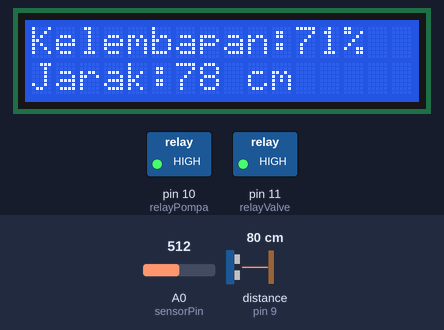
Simulated run of this sketch. Board: Arduino Uno, built with avr-gcc and run on an emulated ATmega328P. Shown: 16×2 character LCD, switched loads named in the sketch (green lamp = pin HIGH). Wiring (inferred from the names in the program): ultrasonic range finder: trigger pin 8; echo pin 9. The test bench sets the inputs (shaded band); at power-on: distance to the obstacle (sensor on pin 9) 80 cm, A0 (sensorPin) = 512. The echo pulse lasts 58.3 µs per cm; pins used as bus, display or sensor lines are not drawn; what the sketch prints to the serial monitor is not drawn.

Above: at 3.2 s.
3.3 s: distance to the obstacle (sensor on pin 9) set to 7 cm
At 5.4 s:
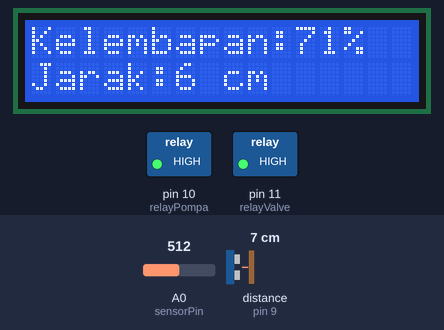
5.7 s: distance to the obstacle (sensor on pin 9) set to 4 cm
At 7.1 s:
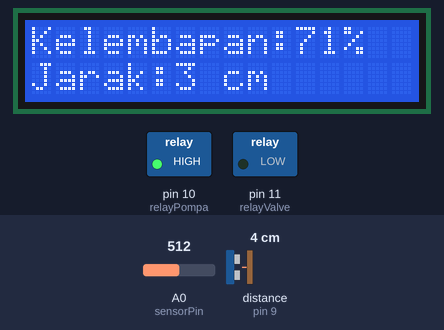
7.9 s: A0 (sensorPin) set to 805
At 9.7 s:
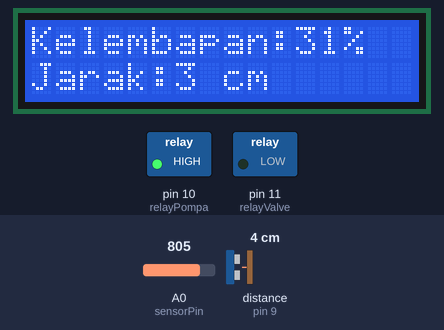
10.0 s: A0 (sensorPin) set to 828
At 11.4 s:
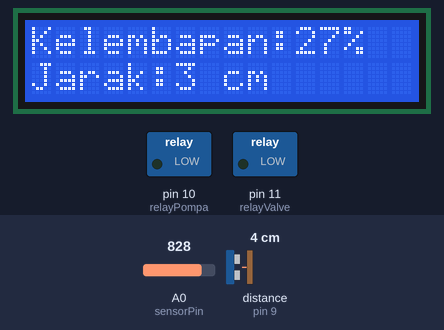
12.1 s: distance to the obstacle (sensor on pin 9) set to 9 cm
At 13.9 s:
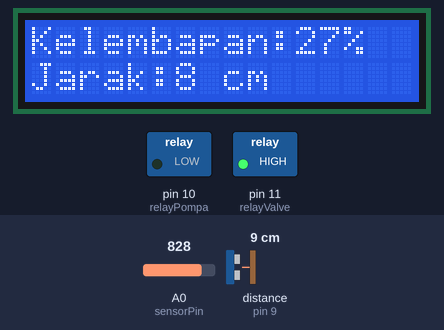
14.3 s: A0 (sensorPin) set to 900
At 16.3 s:
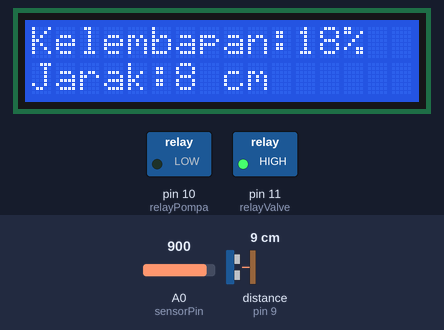
Timing chart, 0 to 17.4 s (numbered marks = the images above; inputs shaded):
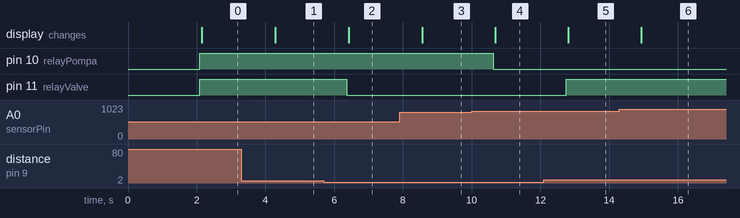

Measured:
- the behaviour switches between 6 and 5 cm on distance to the obstacle (sensor on pin 9) (found by bisection; images 1 and 2)
- the behaviour switches between 813 and 814 on A0 (sensorPin) (found by bisection; images 3 and 4)
- after the input at 3.3 s, the display: changes after 0.99 s (image 1)
- after the input at 5.7 s, pin 11 (relayValve): HIGH → LOW after 0.66 s; the display: changes after 0.72 s (image 2)
- after the input at 7.9 s, the display: changes after 0.66 s (image 3)
- after the input at 10.0 s, pin 10 (relayPompa): HIGH → LOW after 0.63 s; the display: changes after 0.69 s (image 4)
- after the input at 12.1 s, pin 11 (relayValve): LOW → HIGH after 0.65 s; the display: changes after 0.71 s (image 5)
- after the input at 14.3 s, the display: changes after 0.63 s (image 6)

The sketch:

kode_2.ino
```cpp
#include <Wire.h>
#include <LiquidCrystal_I2C.h>

// Inisialisasi LCD (alamat I2C biasanya 0x27 atau 0x3F)
LiquidCrystal_I2C lcd(0x27, 16, 2);

// Pin sensor kelembapan tanah dan relay
const int sensorPin = A0;   // Pin analog untuk sensor kelembapan tanah
const int relayPompa = 10;  // Pin digital untuk relay pompa air
const int relayValve = 11;  // Pin digital untuk relay solenoid valve

// Pin untuk sensor ultrasonik
const int trigPin = 8;      // Pin trigger ultrasonik
const int echoPin = 9;      // Pin echo ultrasonik

// Kalibrasi nilai minimum dan maksimum sensor kelembapan tanah
const int sensorMin = 300;  // Nilai analog saat tanah benar-benar basah
const int sensorMax = 1023; // Nilai analog saat tanah benar-benar kering

void setup() {
  // Konfigurasi pin relay
  pinMode(relayPompa, OUTPUT);
  pinMode(relayValve, OUTPUT);
  digitalWrite(relayPompa, LOW); // Matikan relay pompa di awal
  digitalWrite(relayValve, LOW); // Matikan relay valve di awal

  // Konfigurasi pin ultrasonik
  pinMode(trigPin, OUTPUT);
  pinMode(echoPin, INPUT);

  // Inisialisasi Serial Monitor
  Serial.begin(9600);
  Serial.println("Sistem mulai. Membaca kelembapan tanah dan jarak...");

  // Inisialisasi LCD
  lcd.begin();
  lcd.backlight(); // Hidupkan backlight
  lcd.setCursor(0, 0);
  lcd.print("Sistem Mulai...");
  delay(2000); // Tunggu 2 detik
}

void loop() {
  // *** Membaca kelembapan tanah ***
  int moistureValue = analogRead(sensorPin);

  // Konversi kelembapan menjadi persen
  int moisturePercent = map(moistureValue, sensorMin, sensorMax, 100, 0);
  moisturePercent = constrain(moisturePercent, 0, 100); // Rentang 0-100

  // Tampilkan kelembapan ke Serial Monitor
  Serial.print("Kelembapan tanah: ");
  Serial.print(moisturePercent);
  Serial.println("%");

  // *** Membaca jarak menggunakan sensor ultrasonik ***
  long duration, distance;

  // Kirim sinyal trigger selama 10 mikrodetik
  digitalWrite(trigPin, LOW);
  delayMicroseconds(2);
  digitalWrite(trigPin, HIGH);
  delayMicroseconds(10);
  digitalWrite(trigPin, LOW);

  // Hitung durasi pantulan dalam mikrodetik
  duration = pulseIn(echoPin, HIGH);

  // Konversi durasi ke jarak (cm)
  distance = duration * 0.034 / 2;

  // Tampilkan jarak ke Serial Monitor
  Serial.print("Jarak: ");
  Serial.print(distance);
  Serial.println(" cm");

  // *** Logika kontrol relay pertama (pompa air berdasarkan kelembapan tanah) ***
  if (moisturePercent < 30) {
    digitalWrite(relayPompa, LOW);
    Serial.println("Pompa air ON (Tanah kering)");
  } else {
    digitalWrite(relayPompa, HIGH);
    Serial.println("Pompa air OFF (Tanah cukup basah)");
  }

  // *** Logika kontrol relay kedua (solenoid valve berdasarkan jarak) ***
  if (distance <= 4) {
    digitalWrite(relayValve, LOW);
    Serial.println("Solenoid valve ON (Objek dekat)");
  } else {
    digitalWrite(relayValve, HIGH);
    Serial.println("Solenoid valve OFF (Objek jauh)");
  }

  // *** Tampilkan data ke LCD ***
  lcd.clear(); // Bersihkan layar
  lcd.setCursor(0, 0); // Baris pertama
  lcd.print("Kelembapan:");
  lcd.print(moisturePercent);
  lcd.print("%");

  lcd.setCursor(0, 1); // Baris kedua
  lcd.print("Jarak:");
  lcd.print(distance);
  lcd.print(" cm");

  // Delay untuk stabilitas pembacaan
  delay(1000);
}
```
